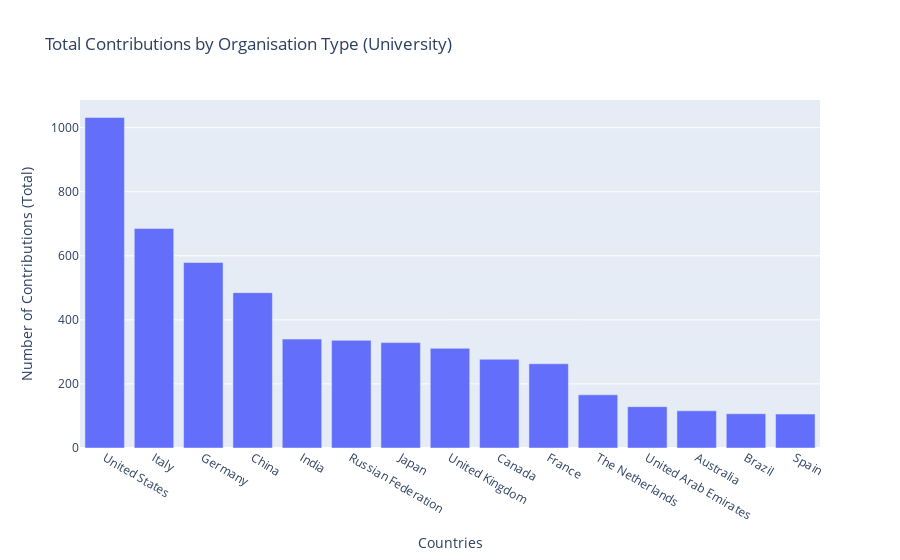
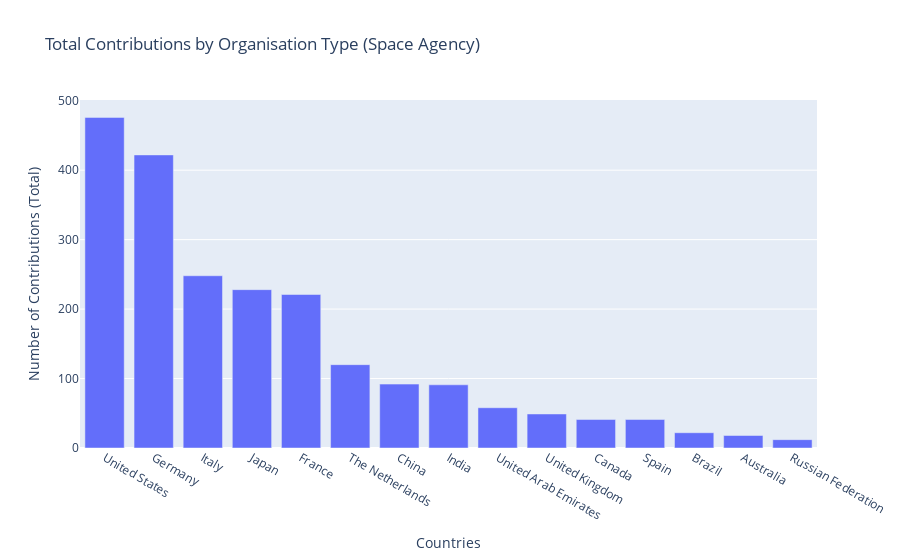
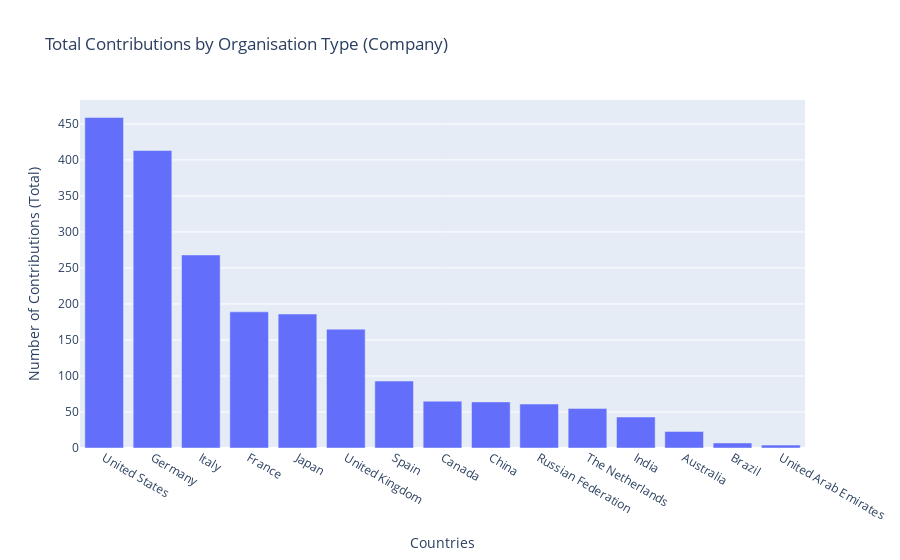

Notebook source saved alongside these figures, in order:
### Markdown cell above
In the graphs below, we can see that the US, Germany, and Italy are always top contributors. China and Russia are mostly contributing through universities and to a much lesser degree through their space agencies or companies. This suggests that the majority of engagement from these countries is academic and less politically or economically motivated.

### Code cell
for orga in ["University", "Space Agency", "Company"]:
    graph_compare_orgatype_country(Orga_Type = orga)

### Figure 1 — Plotly figure (JSON) as saved in the notebook; plotly's stock layout.template omitted (floating-point values rounded to 4 significant figures)
{"data": [{"alignmentgroup": "True", "hovertemplate": "Countries=%{x}<br>Number of Contributions (Total)=%{y}<extra></extra>", "legendgroup": "", "marker": {"color": "#636efa", "pattern": {"shape": ""}}, "name": "", "offsetgroup": "", "orientation": "v", "showlegend": false, "textposition": "auto", "type": "bar", "x": ["United States", "Italy", "Germany", "China", "India", "Russian Federation", "Japan", "United Kingdom", "Canada", "France", "The Netherlands", "United Arab Emirates", "Australia", "Brazil", "Spain"], "xaxis": "x", "y": [1032, 685, 579, 485, 340, 336, 329, 311, 277, 263, 166, 129, 116, 107, 106], "yaxis": "y"}], "layout": {"barmode": "relative", "legend": {"tracegroupgap": 0}, "title": {"text": "Total Contributions by Organisation Type (University)"}, "xaxis": {"anchor": "y", "domain": [0, 1], "title": {"text": "Countries"}}, "yaxis": {"anchor": "x", "domain": [0, 1], "title": {"text": "Number of Contributions (Total)"}}}}

### Figure 2 — Plotly figure (JSON) as saved in the notebook; plotly's stock layout.template omitted (floating-point values rounded to 4 significant figures)
{"data": [{"alignmentgroup": "True", "hovertemplate": "Countries=%{x}<br>Number of Contributions (Total)=%{y}<extra></extra>", "legendgroup": "", "marker": {"color": "#636efa", "pattern": {"shape": ""}}, "name": "", "offsetgroup": "", "orientation": "v", "showlegend": false, "textposition": "auto", "type": "bar", "x": ["United States", "Germany", "Italy", "Japan", "France", "The Netherlands", "China", "India", "United Arab Emirates", "United Kingdom", "Canada", "Spain", "Brazil", "Australia", "Russian Federation"], "xaxis": "x", "y": [476, 422, 248, 228, 221, 120, 92, 91, 58, 49, 41, 41, 22, 18, 12], "yaxis": "y"}], "layout": {"barmode": "relative", "legend": {"tracegroupgap": 0}, "title": {"text": "Total Contributions by Organisation Type (Space Agency)"}, "xaxis": {"anchor": "y", "domain": [0, 1], "title": {"text": "Countries"}}, "yaxis": {"anchor": "x", "domain": [0, 1], "title": {"text": "Number of Contributions (Total)"}}}}

### Figure 3 — Plotly figure (JSON) as saved in the notebook; plotly's stock layout.template omitted (floating-point values rounded to 4 significant figures)
{"data": [{"alignmentgroup": "True", "hovertemplate": "Countries=%{x}<br>Number of Contributions (Total)=%{y}<extra></extra>", "legendgroup": "", "marker": {"color": "#636efa", "pattern": {"shape": ""}}, "name": "", "offsetgroup": "", "orientation": "v", "showlegend": false, "textposition": "auto", "type": "bar", "x": ["United States", "Germany", "Italy", "France", "Japan", "United Kingdom", "Spain", "Canada", "China", "Russian Federation", "The Netherlands", "India", "Australia", "Brazil", "United Arab Emirates"], "xaxis": "x", "y": [459, 413, 268, 189, 186, 165, 93, 65, 64, 61, 55, 43, 23, 7, 4], "yaxis": "y"}], "layout": {"barmode": "relative", "legend": {"tracegroupgap": 0}, "title": {"text": "Total Contributions by Organisation Type (Company)"}, "xaxis": {"anchor": "y", "domain": [0, 1], "title": {"text": "Countries"}}, "yaxis": {"anchor": "x", "domain": [0, 1], "title": {"text": "Number of Contributions (Total)"}}}}
